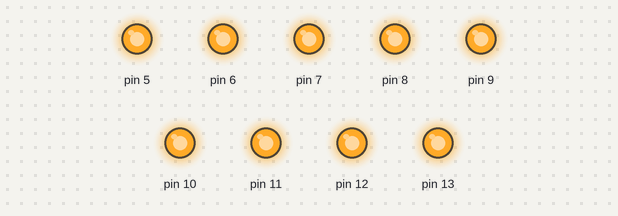
Simulated run of this sketch. Board: Arduino Uno, built with avr-gcc and run on an emulated ATmega328P. On the bench: output pins drawn as LEDs (lit = HIGH).

Above: at 9.7 s.
At 11.2 s:
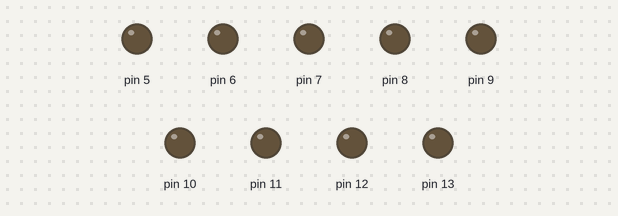
At 12.75 s:
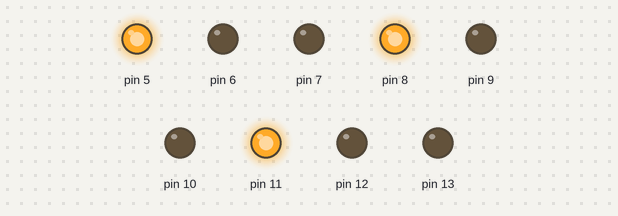
At 13.95 s:
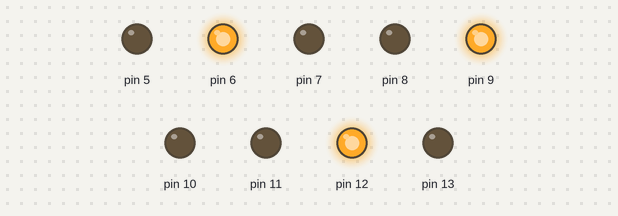
At 16.95 s:
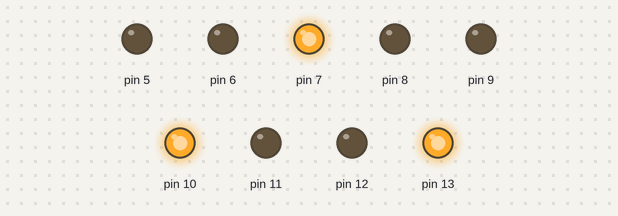
Timing chart, 0 to 19.9 s (numbered marks = the images above):
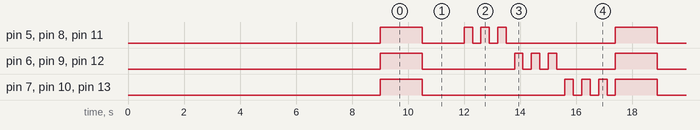

The sketch:

BlinkingLights.ino
```cpp
void setup() {
  // Set pins 5 to 13 as OUTPUT
  for (int pin = 5; pin <= 13; pin++) {
    pinMode(pin, OUTPUT);
  }

  delay(9000); // Wait for 1 second
}

void loop() {
  int count = 0;

  // Blink all LEDs from pin 5 to 13
  for (int pin = 5; pin <= 13; pin++) {
    digitalWrite(pin, HIGH); // Turn LED on
  }
  delay(1500); // Wait for 1 second

  for (int pin = 5; pin <= 13; pin++) {
    digitalWrite(pin, LOW); // Turn LED off
  }
  delay(1500); // Wait for 1 second

  while(count < 3){
    // Blink pins 5, 8, and 11 separately
    digitalWrite(5, HIGH); // Turn pin 5 on
    digitalWrite(8, HIGH); // Turn pin 8 on
    digitalWrite(11, HIGH); // Turn pin 11 on
    delay(300); // Wait for 0.5 second

    digitalWrite(5, LOW); // Turn pin 5 off
    digitalWrite(8, LOW); // Turn pin 8 off
    digitalWrite(11, LOW); // Turn pin 11 off
    delay(300); // Wait for 0.5 second

    count++;
  }

  // Blink pins 6, 9, and 12 separately using do-while loop
  count = 0;  // Initialize counter

  do {
    digitalWrite(6, HIGH); // Turn pin 6 on
    digitalWrite(9, HIGH); // Turn pin 9 on
    digitalWrite(12, HIGH); // Turn pin 12 on
    delay(300); // Wait for 0.3 second

    digitalWrite(6, LOW); // Turn pin 6 off
    digitalWrite(9, LOW); // Turn pin 9 off
    digitalWrite(12, LOW); // Turn pin 12 off
    delay(300); // Wait for 0.3 second

    count++; // Increment counter
  } while (count < 3);  // Repeat this 5 times (change the number as needed)

  for(count = 0; count < 3; count++){
    // Blink pins 7, 10, and 13 separately
    digitalWrite(7, HIGH); // Turn pin 5 on
    digitalWrite(10, HIGH); // Turn pin 8 on
    digitalWrite(13, HIGH); // Turn pin 11 on
    delay(300); // Wait for 0.5 second

    digitalWrite(7, LOW); // Turn pin 5 off
    digitalWrite(10, LOW); // Turn pin 8 off
    digitalWrite(13, LOW); // Turn pin 11 off
    delay(300); // Wait for 0.5 second
  }
}
```

Measured:
- by itself, pin 5, pin 8, pin 11: repeats every 8.4 s: LOW 1.5 s, 2 × (HIGH 0.30 s, LOW 0.30 s), HIGH 0.30 s, LOW 3.9 s, HIGH 1.5 s
- by itself, pin 6, pin 9, pin 12: repeats every 8.4 s: LOW 3.3 s, 2 × (HIGH 0.30 s, LOW 0.30 s), HIGH 0.30 s, LOW 2.1 s, HIGH 1.5 s
- by itself, pin 7, pin 10, pin 13: repeats every 8.4 s: LOW 5.1 s, 3 × (HIGH 0.30 s, LOW 0.30 s), HIGH 1.5 s
